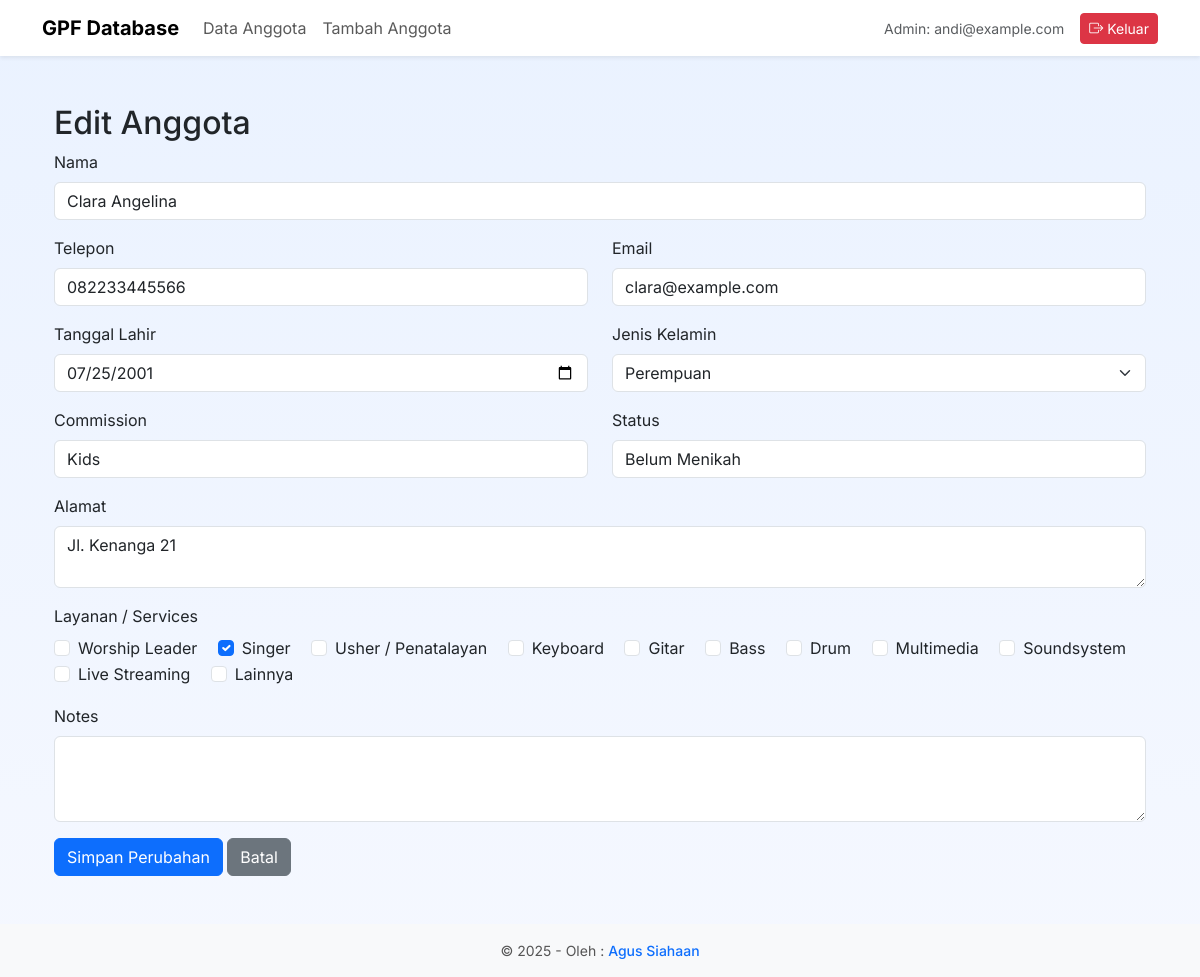
Screenshot of /member/3/edit (signed in) with the database file from the repository.
### app.py (models this page shows)
class Member(Base):
    __tablename__ = 'members'
    id = Column(Integer, primary_key=True)
    name = Column(String(200))
    phone = Column(String(80))
    email = Column(String(200))
    birthdate = Column(String(50))
    gender = Column(String(50))
    commission = Column(String(100))
    status = Column(String(80))
    address = Column(Text)
    services = Column(Text)
    notes = Column(Text)
    created_at = Column(String(50))

### app.py (the view, shortened to what this page needs)
@app.route('/member/<int:id>/edit', methods=['GET','POST'])
@login_required
def edit_member(id):
    services_list = ['Worship Leader','Singer','Usher / Penatalayan','Keyboard','Gitar','Bass','Drum','Multimedia','Soundsystem','Live Streaming','Lainnya']
    db = get_db()
    m = db.query(Member).get(id)
    if not m:
        flash('Anggota tidak ditemukan','danger')
        return redirect(url_for('dashboard'))
    selected_services = m.services.split(',') if m.services else []
    return render_template('edit_member.html', member=m, services_list=services_list, selected_services=selected_services)

### app.py (called while the page is built)
@app.context_processor
def inject_functions():
    return {'hitung_umur': hitung_umur}

@app.context_processor
def inject_csrf():
    return dict(csrf_token=lambda: generate_csrf())

def get_db():
    return SessionLocal()

def login_required(f):
    @wraps(f)
    def wrapper(*args, **kwargs):
        if 'user_id' not in session:
            return redirect(url_for('login'))
        return f(*args, **kwargs)
    return wrapper

@app.before_request
def session_timeout_check():
    session.modified = True

### templates/edit_member.html (shortened to what this page needs)
{% extends 'base.html' %}
{% block content %}
<div class="container py-4">
  <h2>Edit Anggota</h2>
  <form method="post">
    <div class="mb-3">
      <label class="form-label">Nama</label>
      <input type="text" name="name" class="form-control" value="{{ member.name }}" required>
    </div>
    <div class="mb-3 row">
      <div class="col">
        <label class="form-label">Telepon</label>
        <input type="text" name="phone" class="form-control" value="{{ member.phone }}">
      </div>
      <div class="col">
        <label class="form-label">Email</label>
        <input type="email" name="email" class="form-control" value="{{ member.email }}">
      </div>
    </div>
    <div class="mb-3 row">
      <div class="col">
        <label class="form-label">Tanggal Lahir</label>
        <input type="date" name="birthdate" class="form-control" value="{{ member.birthdate }}">
      </div>
      <div class="col">
        <label class="form-label">Jenis Kelamin</label>
        <select name="gender" class="form-select">
          <option value="Perempuan" {% if member.gender=='Perempuan' %}selected{% endif %}>Perempuan</option>
        </select>
      </div>
    </div>
    <div class="mb-3 row">
      <div class="col">
        <label class="form-label">Commission</label>
        <input type="text" name="commission" class="form-control" value="{{ member.commission }}">
      </div>
      <div class="col">
        <label class="form-label">Status</label>
        <input type="text" name="status" class="form-control" value="{{ member.status }}">
      </div>
    </div>
    <div class="mb-3">
      <label class="form-label">Alamat</label>
      <textarea name="address" class="form-control" rows="2">{{ member.address }}</textarea>
    </div>
    <div class="mb-3">
      <label class="form-label">Layanan / Services</label><br>
      {% for val in services_list %}
        <div class="form-check form-check-inline">
          <input class="form-check-input" type="checkbox" name="services" value="{{ val }}" {% if val in selected_services %}checked{% endif %}>
          <label class="form-check-label">{{ val }}</label>
        </div>
      {% endfor %}
    </div>
    <div class="mb-3">
      <label class="form-label">Notes</label>
      <textarea name="notes" class="form-control" rows="3">{{ member.notes }}</textarea>
    </div>
    <button class="btn btn-primary" type="submit">Simpan Perubahan</button>
    <a href="{{ url_for('dashboard') }}" class="btn btn-secondary">Batal</a>
  </form>
</div>
{% endblock %}

### templates/base.html (style rules this page uses)
body { font-family: 'Inter', system-ui, -apple-system, 'Segoe UI', Roboto, 'Helvetica Neue', Arial; background: linear-gradient(180deg,#eaf2ff 0%, #f5f8ff 100%); }

### rows the page displays
Member: name "Clara Angelina", phone "082233445566", email "clara@example.com", birthdate "07/25/2001", gender "Perempuan", commission "Kids", status "Belum Menikah", address "Jl. Kenanga 21"

### other values shown
{{ session.get('username') }} "andi@example.com"
{{ val }} "Worship Leader" "Singer" "Usher / Penatalayan" "Keyboard" "Gitar" "Bass" "Drum" "Multimedia" "Soundsystem" "Live Streaming" "Lainnya"
